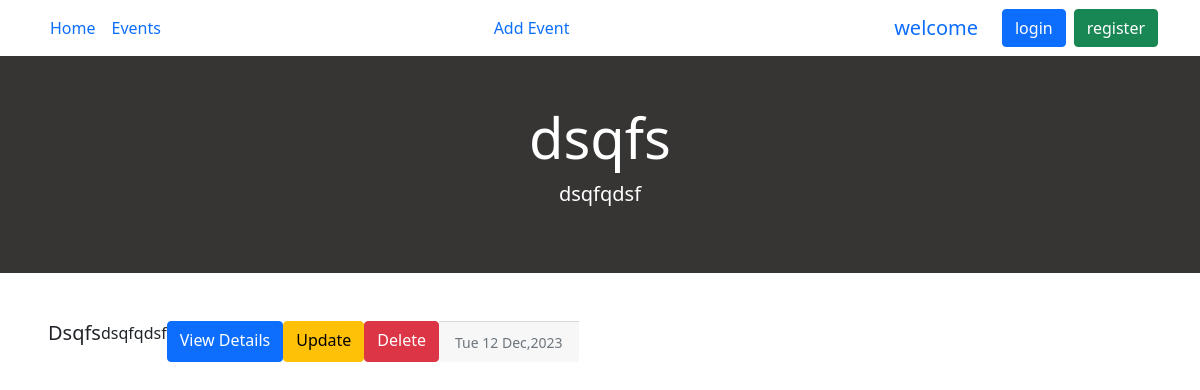
Screenshot of /event/details/2 with the database file from the repository.
### Event/models.py (models this page shows, shortened)
class Event(models.Model):
    category_list = (
        ("Musique", "Musique"),
        ("Cinema", "Cinema"),
        ("Sport", "Sport"),
    )
    category = models.CharField(max_length=10, choices=category_list)
    title = models.CharField(max_length=255)
    description = models.TextField(null=True)
    image = models.ImageField(null=True, upload_to="images/")
    state = models.BooleanField(default=False)
    nbr_participants = models.IntegerField(default=0)
    evt_date = models.DateTimeField(null=True)
    created_at = models.DateField(auto_now_add=True)
    updated_at = models.DateField(auto_now=True)
    organisateur = models.ForeignKey(Person, on_delete=models.SET_NULL, null=True)
    participant = models.ManyToManyField(Person, through="Participants", related_name="participant")
    class Meta:
        constraints = [
            models.CheckConstraint(check=models.Q(
                evt_date__gte=datetime.now()
            ), name="Please check date event")
        ]

### Event/views.py (the view)
# urls.py: path('details/<int:idEvent>', detailsEvent, name="detailsEvent"),
def detailsEvent(req, idEvent):
    try:
        event = Event.objects.get(id=idEvent)
    except Event.DoesNotExist:
        event = False
    context = {'event': event}
    return render(req, 'Event/details.html', context)

### Template/Event/details.html (shortened to what this page needs)
{% extends 'index.html' %}
{% block content %}
<div
        class="jumbotron jumbotron-fluid text-center"
        style="background-color: rgb(55, 52, 52)"
>
    <div class="container py-5">
        <h1 class="display-4 text-white">{{event.title}}</h1>
        <p class="lead text-white">
            {{event.description}}
        </p>
    </div>
</div>
{% endblock %}
{% block body %}
<div class="d-flex m-5 flex-wrap">
    {% if event %}
    <h5 class="card-title">{{event.title | capfirst }}</h5>
    <p class="card-text">{{event.description}}</p>
    <a href="" class="btn btn-primary">View Details</a>
    <a href=" " class="btn btn-warning">Update</a>
    <a href=" " class="btn btn-danger">Delete</a>
    <div class="card-footer">
        <small class="text-muted">{{event.evt_date | date:"D d M,Y"}}</small>
    </div>
    {% else %}
    <h1>No Event found !</h1>
    {% endif %}
</div>
{% endblock %}

### rows the page displays
Event: title "dsqfs", description "dsqfqdsf", title "Dsqfs", evt_date "Tue 12 Dec,2023"
